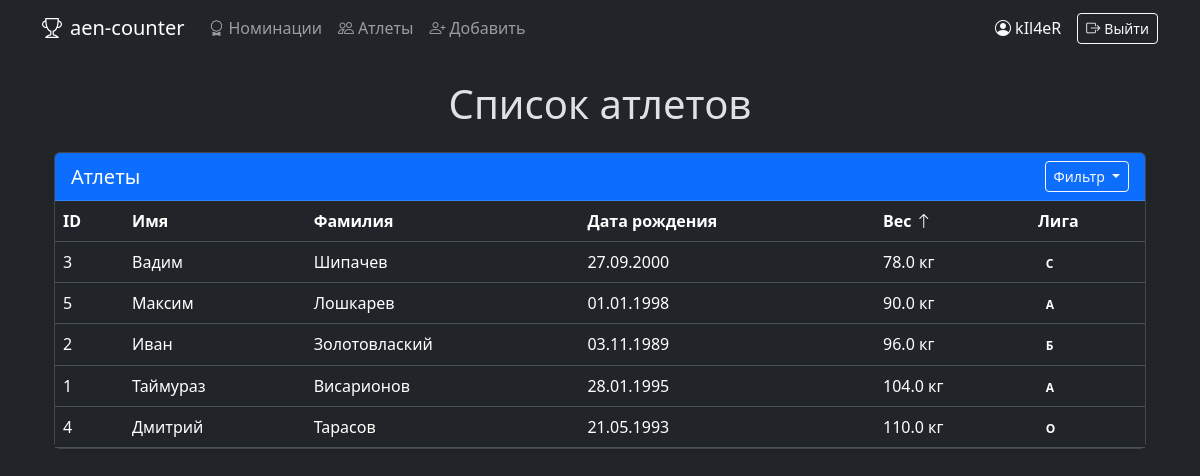
Page /athlets?sort=weight&order=asc (signed in) on the committed database.
### data/users.py (models this page shows, shortened)
class User(SqlAlchemyBase, UserMixin):
    __tablename__ = 'users'
    id = sa.Column(sa.Integer, primary_key=True, autoincrement=True)
    username = sa.Column(sa.String, nullable=False, unique=True)
    hashed_password = sa.Column(sa.String, nullable=False)

### data/athletes.py (models this page shows)
class Athlete(SqlAlchemyBase):
    __tablename__ = 'athletes'
    id = sa.Column(sa.Integer, primary_key=True, autoincrement=True)
    name = sa.Column(sa.String, nullable=False)
    surname = sa.Column(sa.String, nullable=False)
    birth_date = sa.Column(sa.Date, nullable=False)
    weight = sa.Column(sa.Float)
    league = sa.Column(sa.Integer)

### main.py (the view)
@app.route('/athlets')
@login_required
def athlets():
    db_sess = db_session.create_session()
    sort_by = request.args.get('sort')
    sort_order = request.args.get('order')
    query = db_sess.query(Athlete)
    if sort_by == 'surname':
        if sort_order == 'asc':
            query = query.order_by(Athlete.surname.asc())
        else:
            query = query.order_by(Athlete.surname.desc())
    elif sort_by == 'weight':
        if sort_order == 'asc':
            query = query.order_by(Athlete.weight.asc())
        else:
            query = query.order_by(Athlete.weight.desc())
    elif sort_by == 'league':
        if sort_order == 'asc':
            query = query.order_by(Athlete.league.asc())
        else:
            query = query.order_by(Athlete.league.desc())
    athletes = query.all()
    return render_template('list_athlets.html', athletes=athletes, title='Атлеты')

### data/db_session.py (called while the page is built)
def create_session() -> Session:
    global __factory
    return __factory()

### main.py (called while the page is built)
@login_manager.user_loader
def load_user(user_id):
    db_sess = db_session.create_session()
    return db_sess.query(User).get(user_id)

### templates/list_athlets.html (shortened to what this page needs)
{% extends "base.html" %}
{% block content %}
<div class="container mt-4">
    <h1 class="text-center mb-4">Список атлетов</h1>
    <div class="card shadow-sm">
        <div class="card-header bg-primary text-white">
            <div class="d-flex justify-content-between align-items-center">
                <h5 class="mb-0">Атлеты</h5>
                <div class="dropdown">
                    <button class="btn btn-sm btn-outline-light dropdown-toggle" type="button" id="sortDropdown"
                            data-bs-toggle="dropdown" aria-expanded="false">
                        Фильтр
                    </button>
                </div>
            </div>
        </div>
        <div class="table-responsive">
            <table class="table table-hover mb-0">
                <thead class="thead-light">
                    <tr>
                        <th scope="col" class="text-nowrap">ID</th>
                        <th scope="col" class="text-nowrap">Имя</th>
                        <th scope="col" class="text-nowrap">
                            Фамилия
                        </th>
                        <th scope="col" class="text-nowrap">Дата рождения</th>
                        <th scope="col" class="text-nowrap">
                            Вес
                            {% if request.args.get('sort') == 'weight' %}
                                {% if request.args.get('order') == 'asc' %}
                                    <i class="bi bi-arrow-up"></i>
                                {% else %}
                                    <i class="bi bi-arrow-down"></i>
                                {% endif %}
                            {% endif %}
                        </th>
                        <th scope="col" class="text-nowrap">
                            Лига
                        </th>
                    </tr>
                </thead>
                <tbody>
                    {% for athlete in athletes %}
                    <tr>
                        <td>{{ athlete.id }}</td>
                        <td>{{ athlete.name }}</td>
                        <td>{{ athlete.surname }}</td>
                        <td>{{ athlete.birth_date.strftime('%d.%m.%Y') }}</td>
                        <td>{{ athlete.weight }} кг</td>
                        <td>
                            <span class="badge
                                {% if athlete.league == 0 %}
                                {% elif athlete.league == 1 %}
                                {% elif athlete.league == 2 %}
                                {% elif athlete.league == 3 %}
                                {% endif %}">
                                {% if athlete.league == 0 %}А
                                {% elif athlete.league == 1 %}Б
                                {% elif athlete.league == 2 %}C
                                {% elif athlete.league == 3 %}О
                                {% endif %}
                            </span>
                        </td>
                    </tr>
                    {% endfor %}
                </tbody>
            </table>
        </div>
    </div>
</div>
{% endblock %}

### templates/base.html (shortened to what this page needs)
<!doctype html>
<html lang="ru" data-bs-theme="dark">
<head>
    <link href="https://cdn.jsdelivr.net/npm/bootstrap@5.3.5/dist/css/bootstrap.min.css" rel="stylesheet"
>
    <link rel="stylesheet" href="https://cdn.jsdelivr.net/npm/bootstrap-icons@1.11.1/font/bootstrap-icons.css">
</head>
<body>
<nav class="navbar navbar-expand-lg bg-dark navbar-dark mb-4">
    <div class="container">
        <a class="navbar-brand" href="/">
            <i class="bi bi-trophy me-2"></i>aen-counter
        </a>
        <div class="collapse navbar-collapse" id="navbarSupportedContent">
            <ul class="navbar-nav me-auto mb-2 mb-lg-0">
                <li class="nav-item">
                    <a class="nav-link" href="/nomination">
                        <i class="bi bi-award me-1"></i>Номинации
                    </a>
                </li>
                <li class="nav-item">
                    <a class="nav-link" href="/athlets">
                        <i class="bi bi-people me-1"></i>Атлеты
                    </a>
                </li>
                <li class="nav-item">
                    <a class="nav-link" href="/add_athlete">
                        <i class="bi bi-person-plus me-1"></i>Добавить
                    </a>
                </li>
            </ul>
            <div class="d-flex gap-2 align-items-center">
                {% if current_user.is_authenticated %}
                    <span class="text-light me-2">
                        <i class="bi bi-person-circle me-1"></i>{{ current_user.username }}
                    </span>
                    <a href="/logout" class="btn btn-outline-light btn-sm">
                        <i class="bi bi-box-arrow-right me-1"></i>Выйти
                    </a>
                {% endif %}
            </div>
        </div>
    </div>
</nav>
<div class="container">
    {% block content %}{% endblock %}
</div>
</body>
</html>

### rows in the picture
User: username "kIl4eR"
Athlete: id "3", name "Вадим", surname "Шипачев", birth_date "27.09.2000", weight "78.0", league "C"
Athlete: id "5", name "Максим", surname "Лошкарев", birth_date "01.01.1998", weight "90.0", league "А"
Athlete: id "2", name "Иван", surname "Золотовлаский", birth_date "03.11.1989", weight "96.0", league "Б"
Athlete: id "1", name "Таймураз", surname "Висарионов", birth_date "28.01.1995", weight "104.0", league "А"
Athlete: id "4", name "Дмитрий", surname "Тарасов", birth_date "21.05.1993", weight "110.0", league "О"
